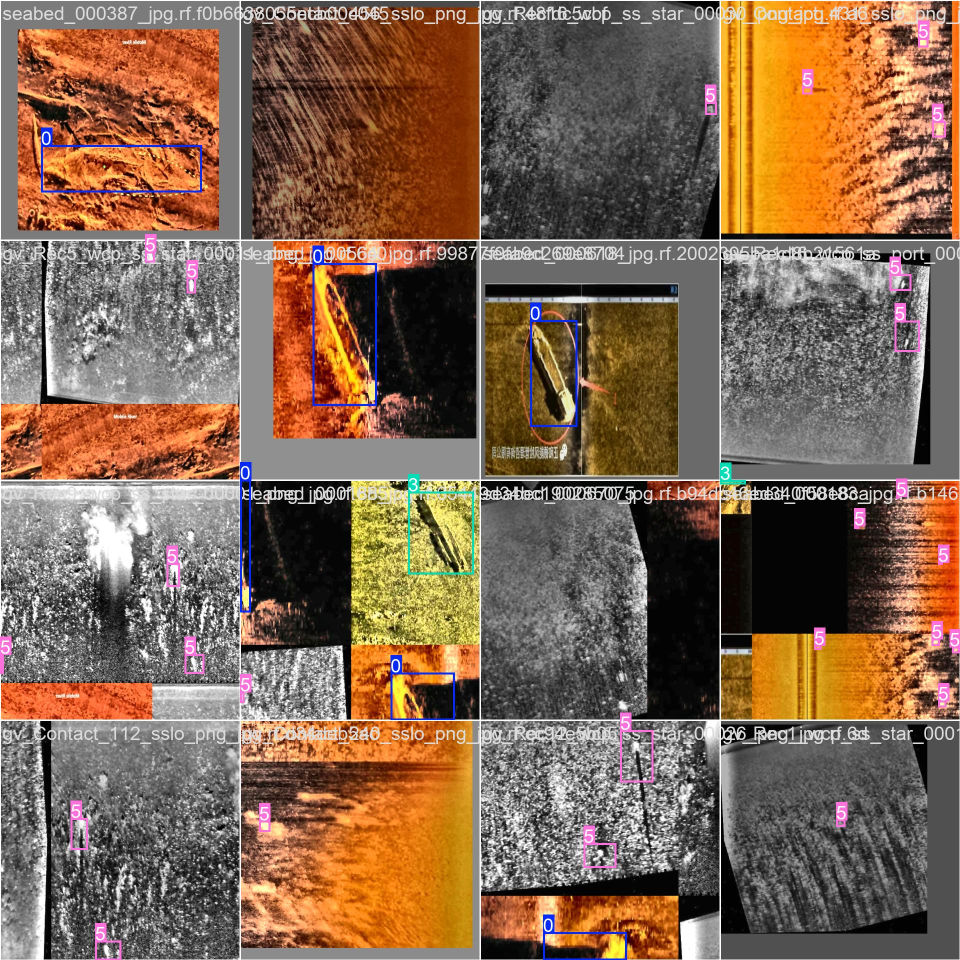
#> input picture experiments/backend_training/yolo_runs/marine_sonar_v2/train/train_batch0.jpg, 1920 x 1920 px (shown at 1/2 size)
$ python -i clahe_comparison.py   (imports and definitions only)   (older library calls are emulated)
#> lines starting #> are read from the running program, lines starting #| are printed output that depends on the picture
#> further down, picture is the input picture: shape (1920, 1920, 3); mean B, G, R 80.7, 101.8, 129.2
"""
clahe_comparison.py
Empirical Evaluation and Parameter Comparison for Sonar CLAHE Enhancement
Member 2: Computer Vision & Sonar Processing

Pipeline context:
Raw Sonar Image -> Denoising -> Normalization -> CLAHE -> AI-Ready Image

Tests the full parameter matrix:
- clipLimit in [1.0, 2.0, 3.0]
- tileGridSize in [(8, 8), (16, 16)]
Across 6 representative side-scan sonar samples from SIH_Dataset.

Strictly non-destructive: does not modify or overwrite dataset files.
"""

import os
import sys
from pathlib import Path
from typing import Dict, List, Tuple
import cv2
import numpy as np

from denoising import apply_bilateral_filter
from normalization import normalize_percentile
from clahe import apply_clahe


# [190 lines left out: functions find_dataset_root, get_representative_samples, compute_metrics, draw_panel, create_oct_comparison_grid, not called in this run]


def apply_global_hist_eq(image: np.ndarray) -> np.ndarray:
    """Apply standard global histogram equalization to Luminance (for comparison)."""
    lab = cv2.cvtColor(image, cv2.COLOR_BGR2LAB)
#> lab: shape (1920, 1920, 3); mean of channels 0, 1, 2 115, 137.6, 143.4
    l, a, b = cv2.split(lab)
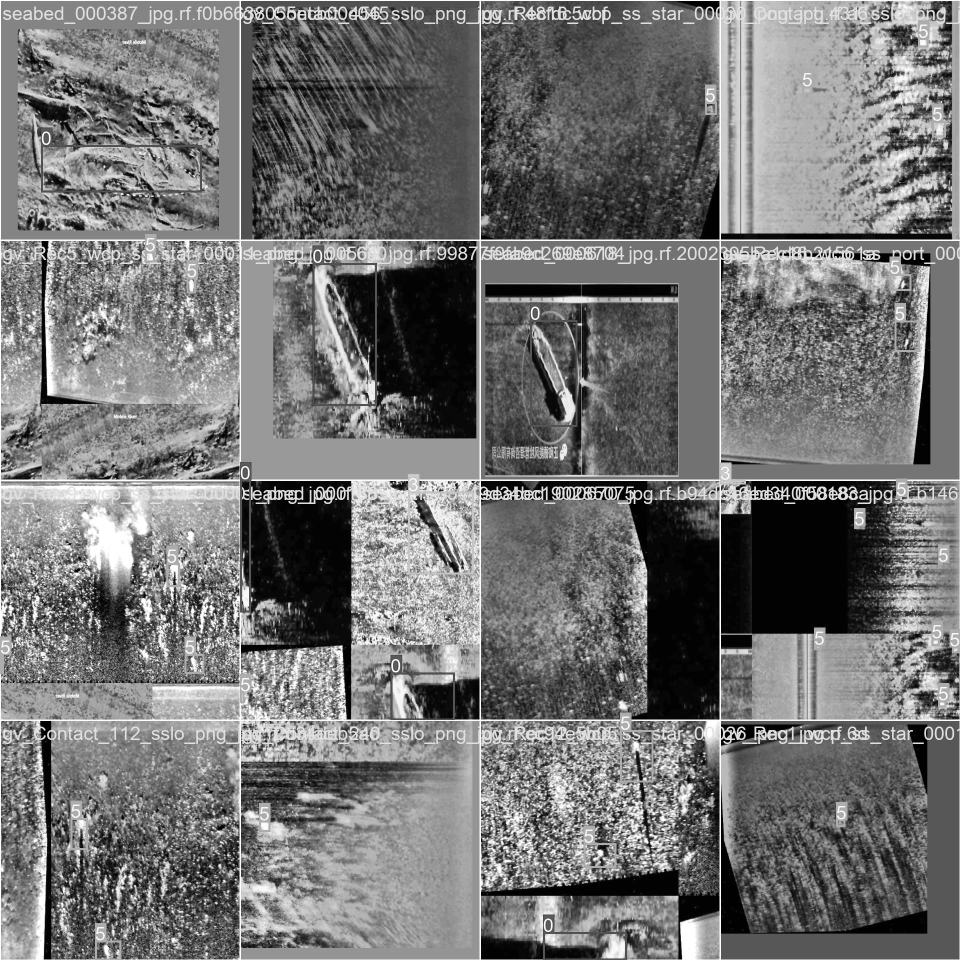
#> l: shape (1920, 1920) (shown at 1/2 size); min 0, max 255, mean 115
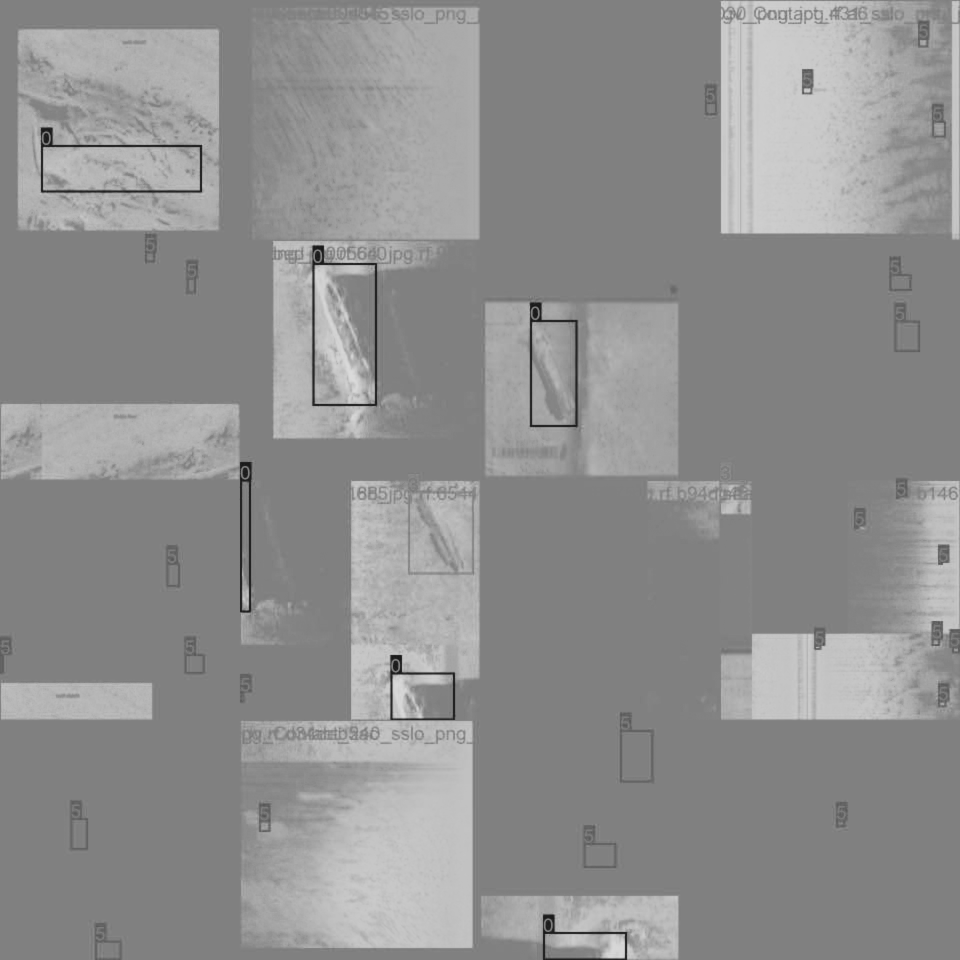
#> b: shape (1920, 1920) (shown at 1/2 size); min 22, max 219, mean 143.4
    l_eq = cv2.equalizeHist(l)
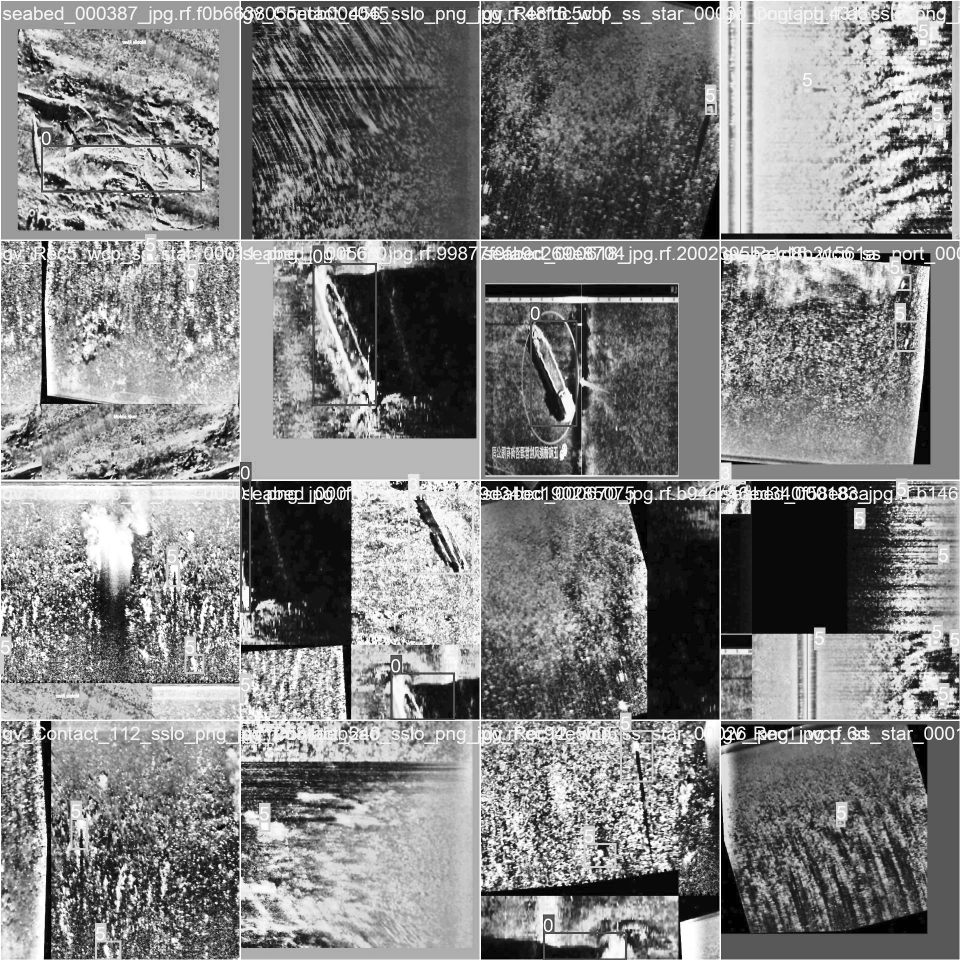
#> l_eq: shape (1920, 1920) (shown at 1/2 size); min 0, max 255, mean 128
    return cv2.cvtColor(cv2.merge([l_eq, a, b]), cv2.COLOR_LAB2BGR)
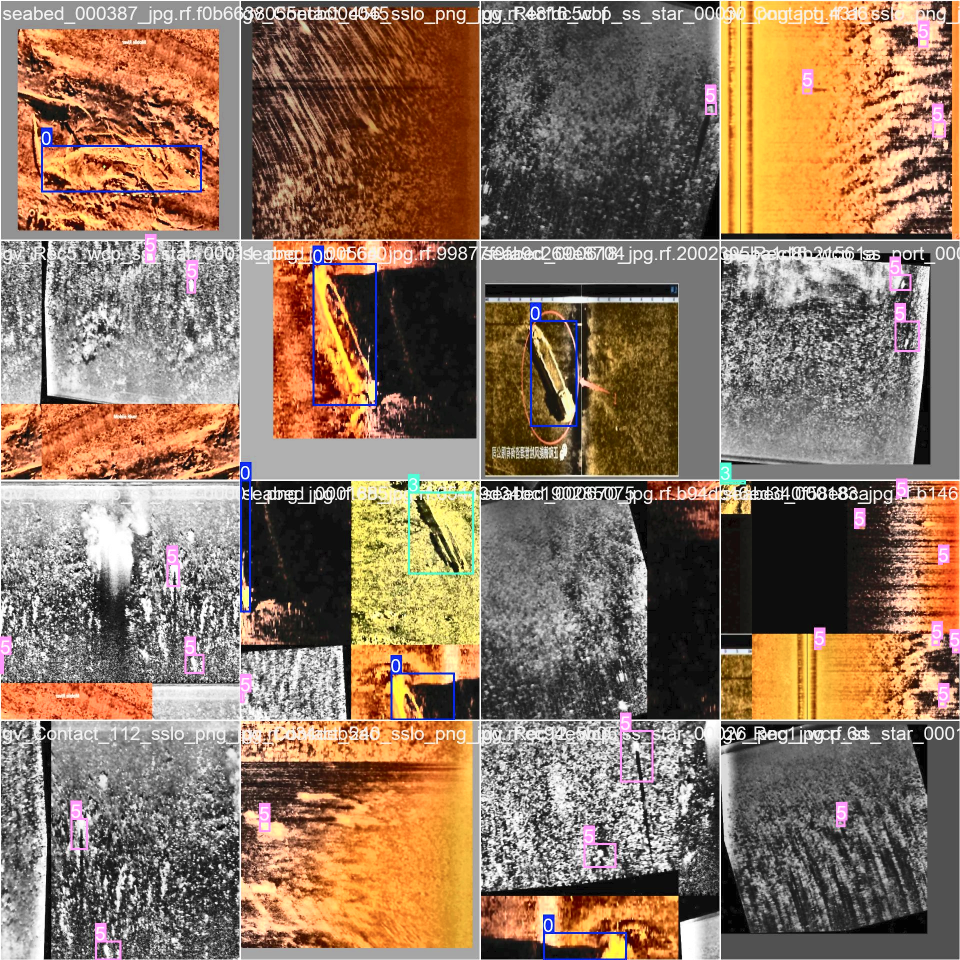
#> returned value: shape (1920, 1920, 3) (shown at 1/2 size); mean B, G, R 95.3, 115.8, 140.4


# [251 lines left out: functions run_clahe_evaluation, generate_clahe_report, not called in this run]


# [2 lines not run here, left out]

>>> import cv2
>>> picture = cv2.imread('../backend_training/yolo_runs/marine_sonar_v2/train/train_batch0.jpg')
>>> result = apply_global_hist_eq(picture)

$ run again, on experiments/model_evaluation/Aqua_Vision_Submission_Package/sample_predictions/pred_Aircraft_roboflow_aircraft_plane-008_png.rf.6ff9bba216c1315a8992d958ddb5359f.jpg
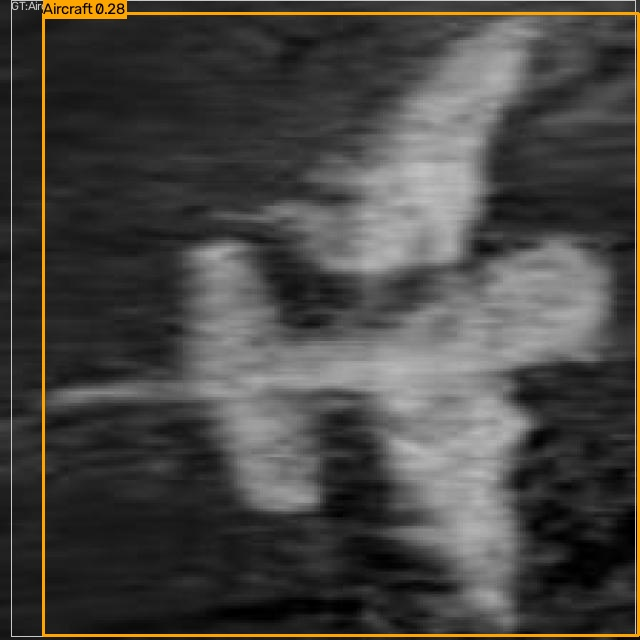
#> input picture experiments/model_evaluation/Aqua_Vision_Submission_Package/sample_predictions/pred_Aircraft_roboflow_aircraft_plane-008_png.rf.6ff9bba216c1315a8992d958ddb5359f.jpg, 640 x 640 px
#> picture is the input picture: shape (640, 640, 3); mean B, G, R 66.7, 69.9, 71.7
#> lab: shape (640, 640, 3); mean of channels 0, 1, 2 73.5, 128.5, 129.8
#> in apply_global_hist_eq, `l, a, b = cv2.split(lab)`:
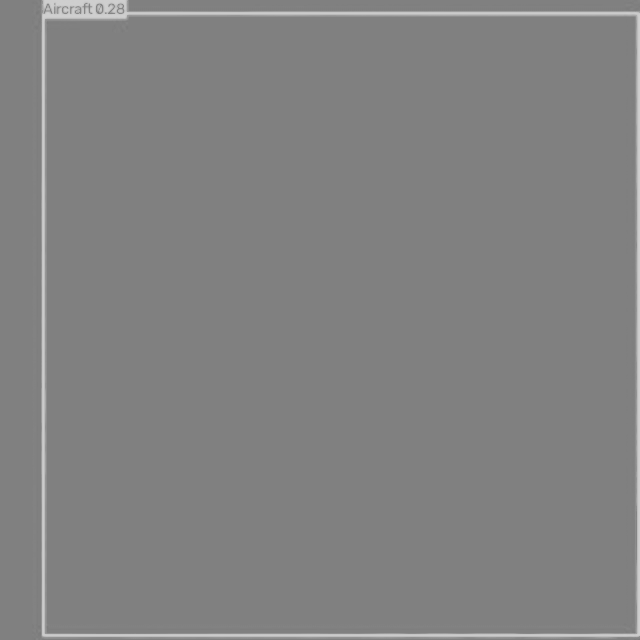
#> b: shape (640, 640); min 122, max 208, mean 129.8
#> in apply_global_hist_eq, `return cv2.cvtColor(cv2.merge([l_eq, a, b]), cv2.COLOR_LAB2BGR)`:
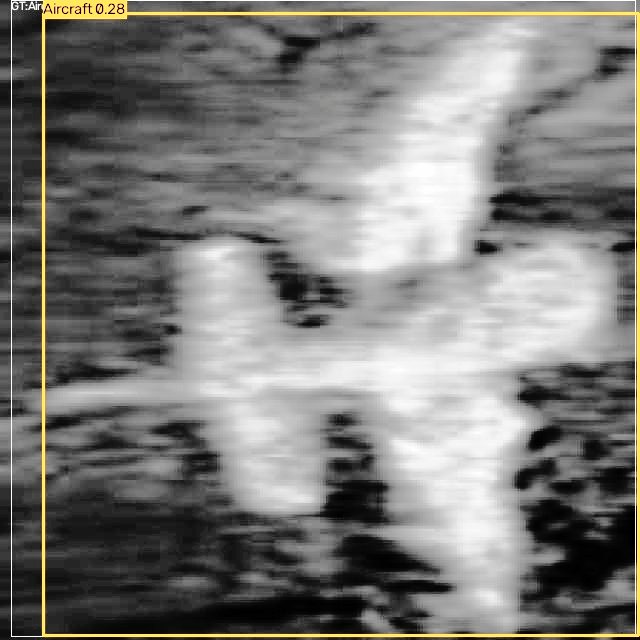
#> returned value: shape (640, 640, 3); mean B, G, R 120.6, 123.7, 124.5

$ run again, on experiments/model_evaluation/Aqua_Vision_Submission_Package/sample_predictions/pred_Aircraft_roboflow_aircraft_plane-013_png.rf.433678c69fc3069706b6f7a9e0cb88bb.jpg
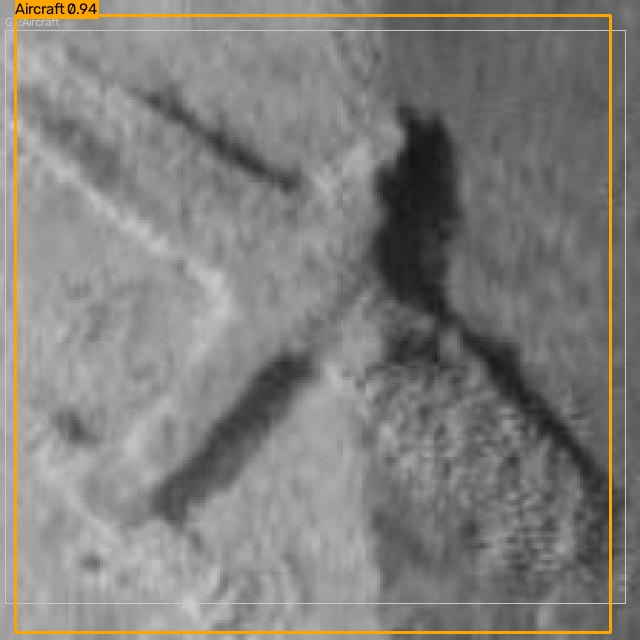
#> input picture experiments/model_evaluation/Aqua_Vision_Submission_Package/sample_predictions/pred_Aircraft_roboflow_aircraft_plane-013_png.rf.433678c69fc3069706b6f7a9e0cb88bb.jpg, 640 x 640 px
#> picture is the input picture: shape (640, 640, 3); mean B, G, R 124.3, 127.6, 129.4
#> lab: shape (640, 640, 3); mean of channels 0, 1, 2 135.8, 128.4, 129.9
#> in apply_global_hist_eq, `l, a, b = cv2.split(lab)`:
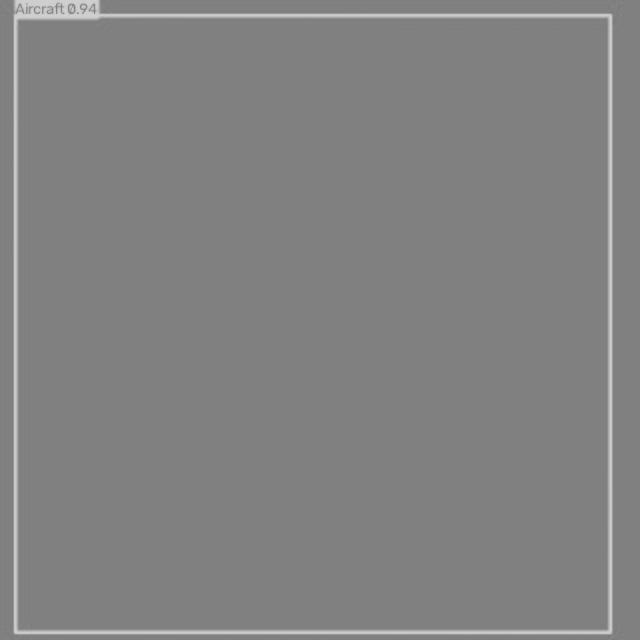
#> b: shape (640, 640); min 122, max 208, mean 129.9
#> in apply_global_hist_eq, `return cv2.cvtColor(cv2.merge([l_eq, a, b]), cv2.COLOR_LAB2BGR)`:
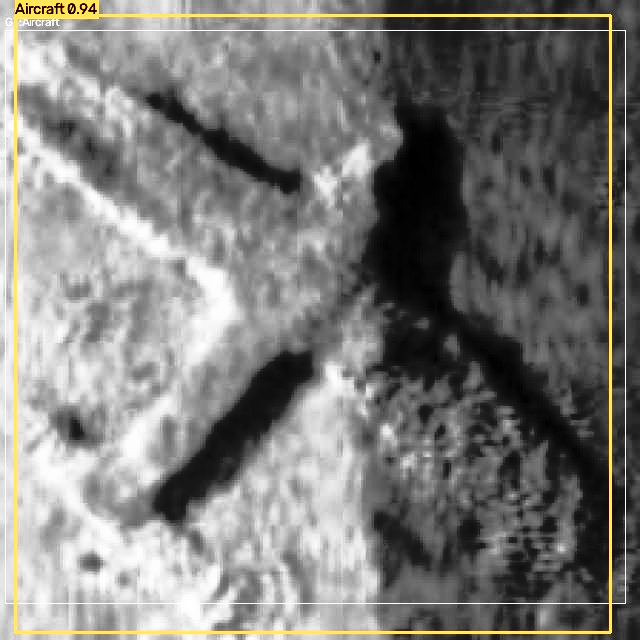
#> returned value: shape (640, 640, 3); mean B, G, R 120.6, 123.8, 124.6
